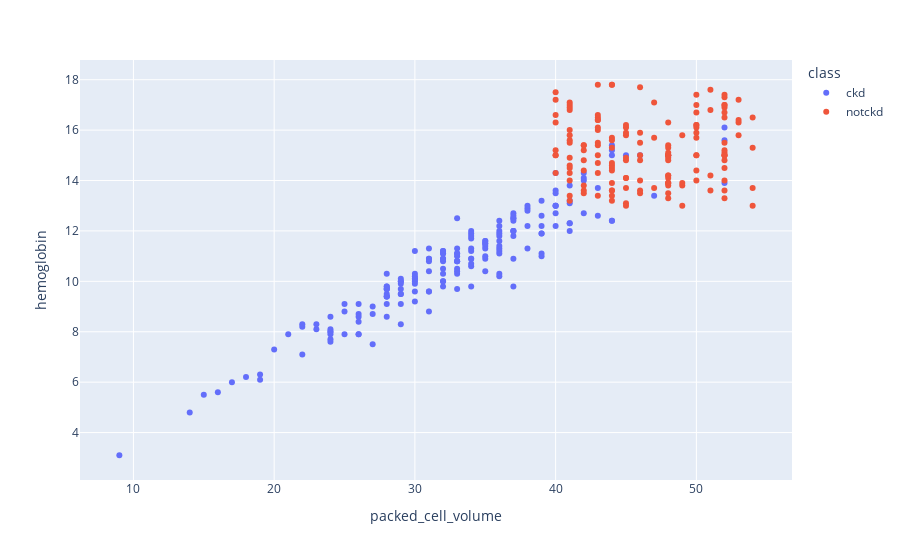

The notebook cell saved with this chart:
### Markdown cell above
### Correlations to look further:
>packed cell volume vs hemoglobin - .90<br>
rbcc vs hemomglobin - .8

### Code cell
fig = px.scatter(df, x="packed_cell_volume", y="hemoglobin", color="class")
fig.show()

### Figure 1 — Plotly figure (JSON) as saved in the notebook; plotly's stock layout.template omitted (floating-point values rounded to 4 significant figures; data arrays with more than 128 entries replaced by an {"elided": "..."} marker saying what was removed)
{"data": [{"hovertemplate": "class=ckd<br>packed_cell_volume=%{x}<br>hemoglobin=%{y}<extra></extra>", "legendgroup": "ckd", "marker": {"color": "#636efa", "symbol": "circle"}, "mode": "markers", "name": "ckd", "orientation": "v", "showlegend": true, "type": "scatter", "x": {"elided": "250 int values"}, "xaxis": "x", "y": {"elided": "250 float values"}, "yaxis": "y"}, {"hovertemplate": "class=notckd<br>packed_cell_volume=%{x}<br>hemoglobin=%{y}<extra></extra>", "legendgroup": "notckd", "marker": {"color": "#EF553B", "symbol": "circle"}, "mode": "markers", "name": "notckd", "orientation": "v", "showlegend": true, "type": "scatter", "x": {"elided": "150 int values"}, "xaxis": "x", "y": {"elided": "150 float values"}, "yaxis": "y"}], "layout": {"autosize": true, "legend": {"title": {"text": "class"}, "tracegroupgap": 0}, "margin": {"t": 60}, "xaxis": {"anchor": "y", "autorange": true, "domain": [0, 1], "range": [5.842, 57.16], "title": {"text": "packed_cell_volume"}, "type": "linear"}, "yaxis": {"anchor": "x", "autorange": true, "domain": [0, 1], "range": [1.962, 18.94], "title": {"text": "hemoglobin"}, "type": "linear"}}}
